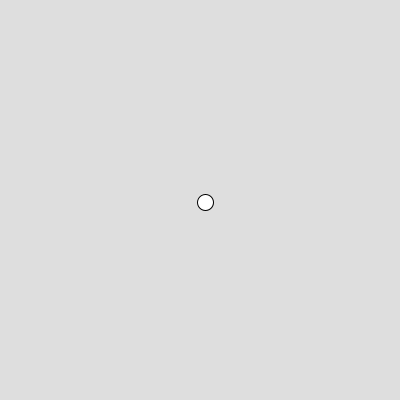
Frame 1 (no input)
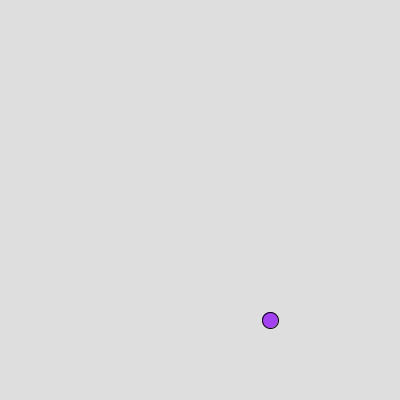
Frame 60 (the mouse pressed at the canvas centre just before this capture)
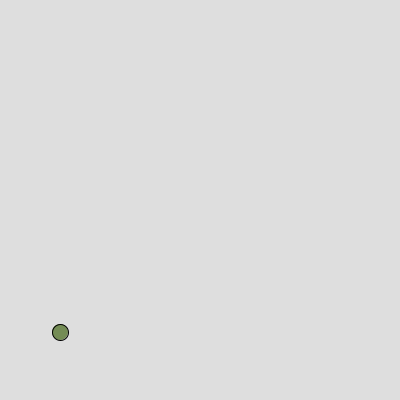
Frame 120 (the mouse held since frame 60 and released just before this capture)

The Processing sketch that drew these frames (run headless with seeded random() and noise(); from frame 60 on, the mouse is pressed at the canvas centre):

// Processing sketch: BouncingBallVector
// ── BouncingBallVector.pde
PVector location;
PVector velocity;

int SIZE_BALL = 16;

void setup(){
  size(400, 400);
  location = new PVector(width/2, height/2);
  velocity = new PVector(5, 2);
}

void draw() {
  background(222);
  location.add(velocity);

  if(location.x>width-SIZE_BALL || location.x <SIZE_BALL){
    velocity.x = velocity.x * -1;
    fill(random(0,255),random(0,255),random(0,255));
  } else if(location.y>height-SIZE_BALL || location.y < SIZE_BALL){
    velocity.y = velocity.y * -1;
    fill(random(0,255),random(0,255),random(0,255));
  }
  
  ellipse(location.x, location.y, SIZE_BALL, SIZE_BALL);
  
}
